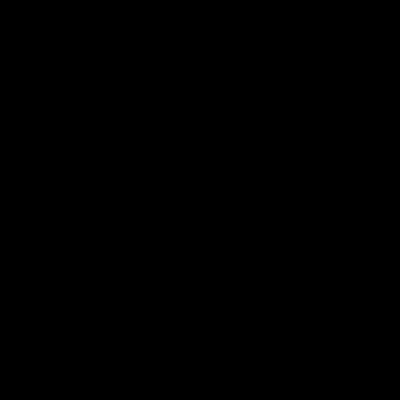
Frame 1 (no input)
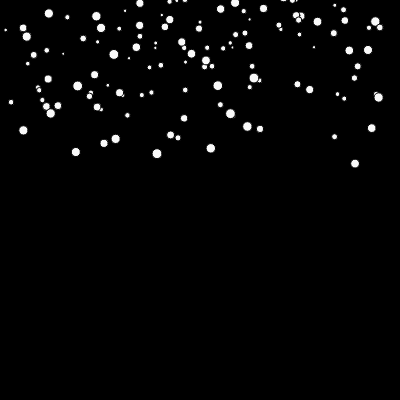
Frame 60 (no input)
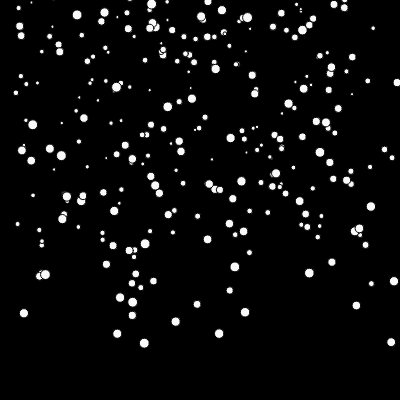
Frame 120 (the mouse pressed at the canvas centre since frame 60)

The p5.js sketch that drew these frames (run headless with seeded random() and noise() and a simulated clock; from frame 60 on, the mouse is pressed at the canvas centre):

// p5.js sketch
// ── sketch.js
let SnowRain = [];
function setup() {
  createCanvas(400, 400);
  fill(250);
 // noStroke();
}

function draw() {
  background('black');
  t = frameCount/60;
  for (let i = 0; i < random(5); i++) {
    SnowRain.push(new Snow());
  }
  for(let x of SnowRain){
    x.update(t);
    x.display();
  }
}
function Snow(){
  this.X = 0;
  this.Y = random(-50, 0);
  this.initialangle = random(0,2*PI);
  this.size = random(3,10);
  this.r = sqrt(random((width/2)*(width/2)));
  this.update = function(time) {
    let w = 0.5;
    let angle = w * time + this.initialangle;
    this.X = width / 2 + this.r * sin(angle);
    this.Y += pow(this.size, 0.5);
    if (this.Y > height) {
      let index = SnowRain.indexOf(this);
      SnowRain.splice(index, 1);
    }
  };
  this.display = function() {
    ellipse(this.X, this.Y, this.size);
  };
}
